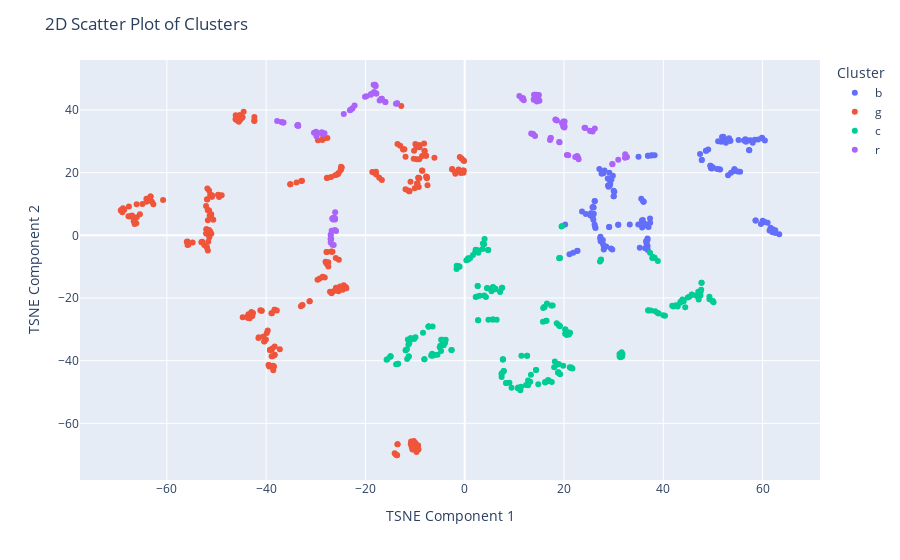

Notebook code for this chart:
### Markdown cell above
### **4.3 Testing for 4 Clusters**

### Code cell
# KMeans clustering
km2 = KMeans(n_clusters=4, random_state=42).fit(df)

# t-SNE for dimensionality reduction to 2D
X_embedded = TSNE(n_components=2, perplexity=10, random_state=24).fit_transform(df)
colors = np.array([x for x in 'bgrcmykbgrcmykbgrcmykbgrcmyk'])

# Plot using Plotly
fig = px.scatter(x=X_embedded[:, 0], y=X_embedded[:, 1], color=[colors[label] for label in km2.labels_])
fig.update_layout(
    title="2D Scatter Plot of Clusters",
    xaxis_title="TSNE Component 1",
    yaxis_title="TSNE Component 2",
    legend_title="Cluster"
)
fig.show()

### Figure 1 — Plotly figure (JSON) as saved in the notebook; plotly's stock layout.template omitted (floating-point values rounded to 4 significant figures; data arrays with more than 128 entries replaced by an {"elided": "..."} marker saying what was removed)
{"data": [{"hovertemplate": "color=b<br>x=%{x}<br>y=%{y}<extra></extra>", "legendgroup": "b", "marker": {"color": "#636efa", "symbol": "circle"}, "mode": "markers", "name": "b", "orientation": "v", "showlegend": true, "type": "scatter", "x": {"elided": "147 float values"}, "xaxis": "x", "y": {"elided": "147 float values"}, "yaxis": "y"}, {"hovertemplate": "color=g<br>x=%{x}<br>y=%{y}<extra></extra>", "legendgroup": "g", "marker": {"color": "#EF553B", "symbol": "circle"}, "mode": "markers", "name": "g", "orientation": "v", "showlegend": true, "type": "scatter", "x": {"elided": "265 float values"}, "xaxis": "x", "y": {"elided": "265 float values"}, "yaxis": "y"}, {"hovertemplate": "color=c<br>x=%{x}<br>y=%{y}<extra></extra>", "legendgroup": "c", "marker": {"color": "#00cc96", "symbol": "circle"}, "mode": "markers", "name": "c", "orientation": "v", "showlegend": true, "type": "scatter", "x": {"elided": "215 float values"}, "xaxis": "x", "y": {"elided": "215 float values"}, "yaxis": "y"}, {"hovertemplate": "color=r<br>x=%{x}<br>y=%{y}<extra></extra>", "legendgroup": "r", "marker": {"color": "#ab63fa", "symbol": "circle"}, "mode": "markers", "name": "r", "orientation": "v", "showlegend": true, "type": "scatter", "x": [-27.0, 11.72, -26.64, -15.99, -13.85, 11.72, 11.54, -15.99, 11.01, 11.9, 13.92, 14.69, -17.96, 15.04, 14.53, 14.83, -18.85, -17.96, 13.92, -18.05, -26.39, -13.61, 14.94, 14.05, -18.27, -18.35, 14.47, 13.98, -13.61, 22.65, -24.36, -22.66, 22.65, -23.05, 17.32, 20.85, -22.19, -30.36, 22.26, -29.94, -22.65, 22.84, 19.59, 29.75, -26.14, 19.96, 20.11, -23.12, 19.84, 20.06, -26.81, 29.73, 19.88, 17.32, 20.12, 18.3, -28.25, 19.1, -28.58, 18.28, 22.94, -25.92, 19.03, 17.17, 20.58, -29.86, 13.73, 13.39, 32.58, -33.74, -33.59, -26.12, 24.29, -26.1, -33.62, -26.15, 32.67, 30.92, -26.45, -36.93, 25.22, 25.76, 32.28, 25.39, -26.51, -33.53, 25.38, -36.62, 26.2, -36.49, -37.78, -26.7, 32.33, 24.13, 18.57, -28.78, 13.82, -28.98, 14.17, -26.98, -26.98, -20.08, -19.8, -16.75, -16.89, -18.92, -16.69, -17.14, -17.83, -17.82, -26.91, -26.92, -27.03], "xaxis": "x", "y": [-2.291, 43.76, -3.037, 42.57, 42.03, 43.76, 43.61, 42.57, 44.5, 43.08, 43.25, 43.27, 47.69, 42.99, 42.71, 43.47, 45.09, 47.69, 43.4, 48.06, -3.094, 42.11, 44.77, 44.91, 45.77, 48.03, 44.86, 44.84, 42.12, 25.12, 38.7, 40.48, 25.33, 40.02, 31.04, 25.56, 41.4, 32.77, 25.0, 33.04, 40.51, 24.79, 35.82, 22.74, 1.687, 35.8, 34.8, 39.92, 34.76, 34.4, 1.474, 22.72, 36.35, 31.04, 36.34, 36.91, 32.57, 29.72, 32.35, 36.99, 24.27, 1.364, 29.78, 30.46, 25.61, 31.62, 32.31, 32.47, 25.02, 35.05, 35.19, 5.069, 34.27, 7.384, 35.18, 5.498, 25.01, 24.12, 5.596, 36.17, 33.41, 33.1, 24.72, 33.28, 5.019, 34.93, 33.27, 36.04, 34.14, 35.99, 36.52, 5.37, 25.89, 34.36, 36.62, 32.89, 32.24, 32.65, 31.74, 0.2103, 0.2045, 44.26, 44.43, 43.56, 43.45, 44.87, 43.61, 43.06, 45.26, 45.25, -1.153, -1.154, -1.152], "yaxis": "y"}], "layout": {"legend": {"title": {"text": "Cluster"}, "tracegroupgap": 0}, "margin": {"t": 60}, "title": {"text": "2D Scatter Plot of Clusters"}, "xaxis": {"anchor": "y", "domain": [0, 1], "title": {"text": "TSNE Component 1"}}, "yaxis": {"anchor": "x", "domain": [0, 1], "title": {"text": "TSNE Component 2"}}}}
